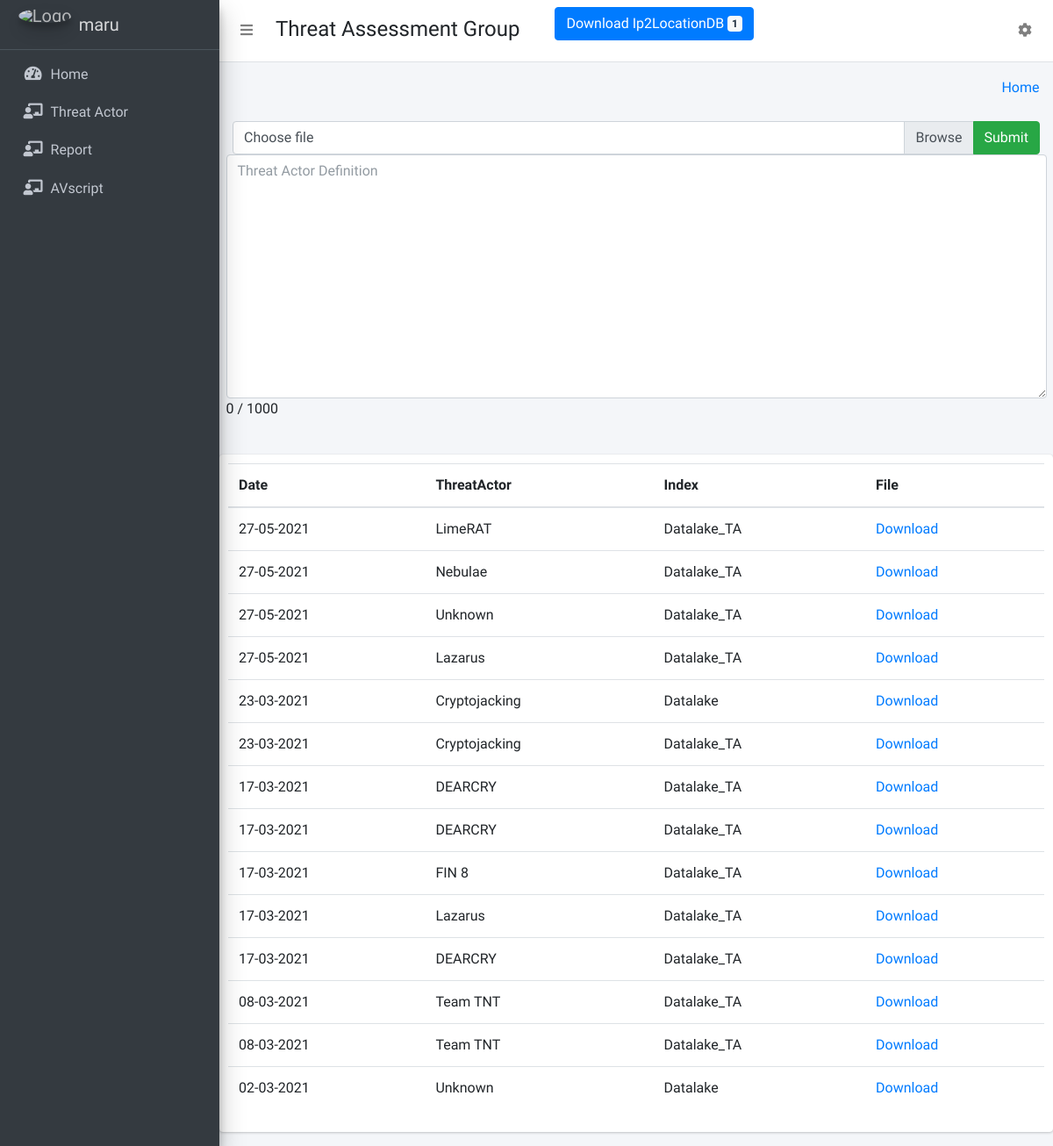
The app's page / (signed in), older data.
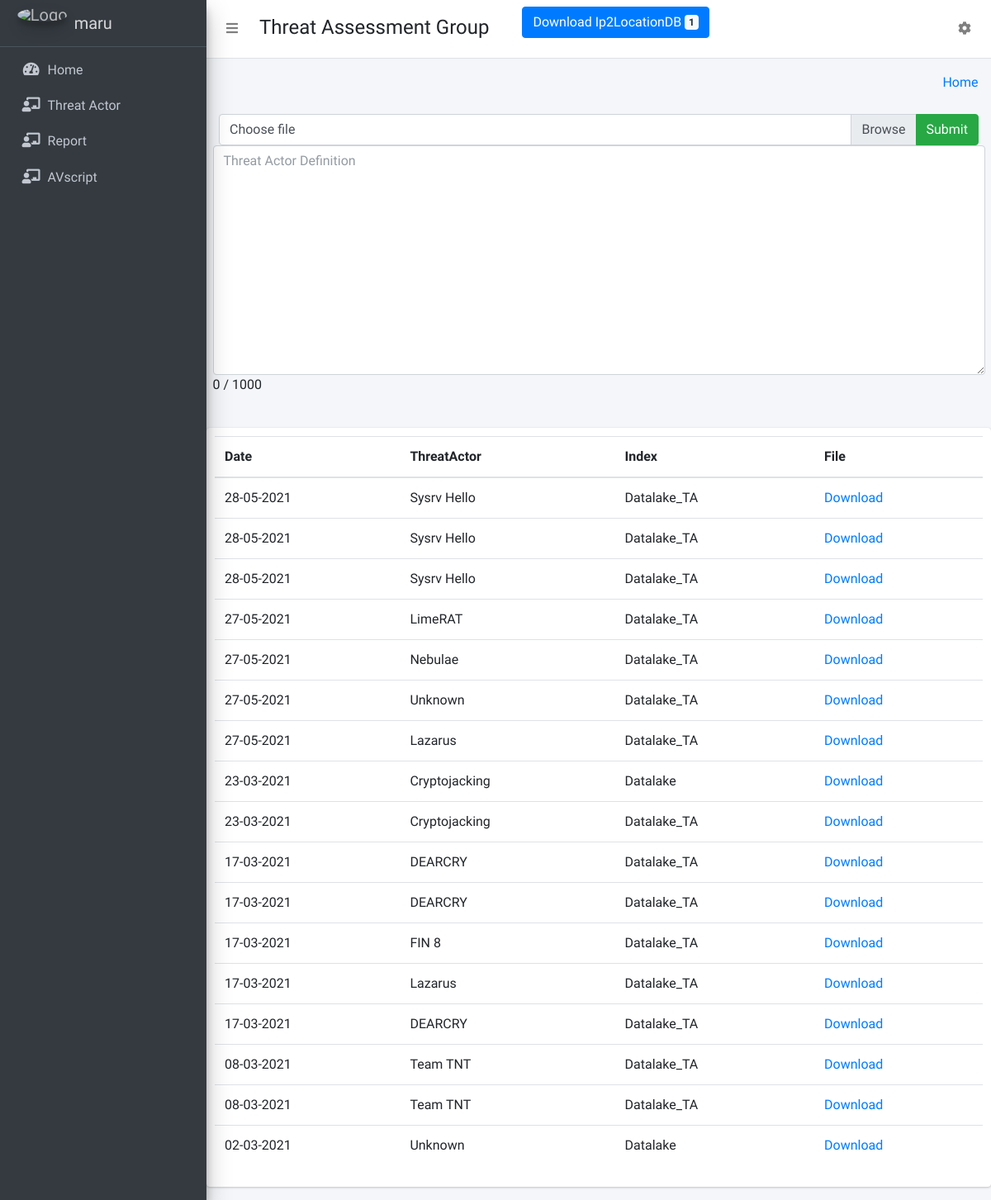
The same page, newer data.
### collect/models.py (models this page shows)
class FileDetails(models.Model):
    date = models.DateTimeField(auto_now_add=True)
    ThreatActor =  models.CharField(max_length=30)
    User =  models.CharField(max_length=30)
    Index =  models.CharField(max_length=30)
    Defination =  models.CharField(max_length=1200)
    FilePath = models.FileField(upload_to='Files/')

### collect/views.py (the view)
# urls.py: path('', views.dashboard, name='dashboard'),
@login_required(login_url='login')
def dashboard(request):
    FileData = FileDetails.objects.all().filter(User= request.user ).order_by('-id')[:50]
    return render(request, 'dashboard/home.html',{"FileData":FileData})

### templates/dashboard/home.html (shortened to what this page needs)
{% extends 'dashboard/base.html' %}
{% block main_content %}
{% load static %}
<div class="container">
    <div class="row">
        <div class="col-md-12">
            <form method="post" id="file-upload-form" enctype="multipart/form-data" action="/FileValidate/" >
                <div class="container-fluid">
                    <div class="input-group">
                        <div class="custom-file">
                        <label class="custom-file-label" for="file-upload">Choose file</label>
                        </div>
                        <div class="input-group-append">
                        <button id ="check" class="btn btn-success" type="button" >Submit</button>
                        </div>
                    </div>
                </div>
                <textarea class="form-control"  aria-label="With textarea" name="definition" id = 'definition' rows=11  placeholder="Threat Actor Definition" required  maxlength="1000" ></textarea>
                <span class="pull-right label label-default" id="count_message"></span>
            </form>
        </div>
    </div>
    <div class="row">
        <div class="col-md-12 card" style="padding:10px">
            <table id="example" class="table display" style="width:100%">
                <thead>
                    <tr>
                        <th>Date</th>
                        <th>ThreatActor</th>
                        <th>Index</th>
                        <th>File</th>
                    </tr>
                </thead>
                <tbody>
                {% for dt in FileData %}
                    <tr>
                        <td>{{  dt.date | date:"d-m-Y"|lower }}</td>
                        <td>{{  dt.ThreatActor }}</td>
                        <td>{{  dt.Index }}</td>
                        <td> <a href='/media/{{ dt.FilePath }}' download>Download</a> </td>
                    </tr>
                {% endfor %}
                </tbody>
            </table>
        </div>
    </div>
</div>
{% endblock main_content %}

### templates/dashboard/base.html (shortened to what this page needs)
{% load static %}
<!DOCTYPE html>
<html>
<head>
  <link rel="stylesheet" href="{% static "dashboard/fontawesome-free/css/all.min.css" %}">
  <link rel="stylesheet" href="https://code.ionicframework.com/ionicons/2.0.1/css/ionicons.min.css">
  <link rel="stylesheet" href="{% static 'dashboard/dist/css/adminlte.min.css'  %}">
  <link rel="stylesheet" href="{% static "dashboard/daterangepicker/daterangepicker.css" %}">
  <link rel="stylesheet" href="{% static "./ChangePassModal.css" %}">
</head>
<body class="hold-transition sidebar-mini layout-fixed">
  <div class="wrapper">
<nav class="main-header navbar navbar-expand navbar-white navbar-light">
	<ul class="navbar-nav">
		<li class="nav-item">
			<a class="nav-link" data-widget="pushmenu" href="#" role="button"><i class="fas fa-bars"></i></a>
		</li>
	</ul>
	<h4 style="margin-left: 10px; margin-top: 5px;">Threat Assessment Group</h4>
      <ul style="list-style-type:none;">
        <a href="/media/important/ip2Loc.ZIP">
        <button type="button" class="btn btn-primary">
          Download Ip2LocationDB <span class="badge badge-light">1</span>
        </button></a>
      </ul>
	<ul class="navbar-nav ml-auto">
		<li class="nav-item dropdown">
			<a class="nav-link" data-toggle="dropdown" href="#" aria-expanded="false">
				<i class="fas fa-cog"></i>
			</a>
		</li>
	</ul>
</nav>
    {% include 'dashboard/sidebar_template.html' with user=user id=id %}
    <div class="content-wrapper">
      <div class="content-header">
        <div class="container-fluid">
          <div class="row mb-2">
            <div class="col-sm-6">
            </div>
            <div class="col-sm-6">
              <ol class="breadcrumb float-sm-right">
                <li class="breadcrumb-item"><a href="{% url 'home' %}">Home</a></li>
              </ol>
            </div>
          </div>
        </div>
      </div>
      {% block main_content %}
      {% endblock main_content %}
    </div>
  </div>
</body>
</html>

### templates/dashboard/sidebar_template.html (shortened to what this page needs)
{% load static %}
<aside class="main-sidebar sidebar-dark-primary elevation-4">
      <a href="{% url 'home' %}" class="brand-link">
        <img src=' {{ MEDIA_URL }} /media/logo.png ' alt="Logo" class="brand-image img-circle elevation-3"
            style="opacity: .8">
        <span class="brand-text font-weight-light">{{ user.get_username }}</span>
      </a>
      <div class="sidebar">
        <nav class="mt-2">
          <ul class="nav nav-pills nav-sidebar flex-column" data-widget="treeview" role="menu" data-accordion="false">
            <li class="nav-item">
              {% url 'home' as home %}
              <a href="{{ home }}" class="nav-link">
                <i class="nav-icon fas fa-tachometer-alt"></i>
                <p>
                  Home
                </p>
              </a>
            </li>
            <li class="nav-item">
              {% url 'threat' as threat %}
              <a href="{{ threat }}" class="nav-link">
                <i class="nav-icon fas fa-chalkboard-teacher"></i>
                <p>
                   Threat Actor
                </p>
              </a>
            </li>
            <li class="nav-item">
              {% url 'report' as report %}
              <a href="{{ report }}" class="nav-link  ">
                <i class="nav-icon fas fa-chalkboard-teacher"></i>
                <p>
                   Report
                </p>
              </a>
            </li>
            {% if request.user.is_active and request.user.is_staff %}
            <li class="nav-item">
              {% url 'otx' as otx %}
              <a href="{{ otx }}" class="nav-link  ">
                <i class="nav-icon fas fa-chalkboard-teacher"></i>
                <p>
                   AVscript
                </p>
              </a>
            </li>
            {% endif %}
          </ul>
        </nav>
      </div>
    </aside>

Row changes from the older to the newer data that the page shows:
added FileDetails: date "28-05-2021", ThreatActor "Sysrv Hello", Index "Datalake_TA"
added FileDetails: date "28-05-2021", ThreatActor "Sysrv Hello", Index "Datalake_TA"
added FileDetails: date "28-05-2021", ThreatActor "Sysrv Hello", Index "Datalake_TA"
